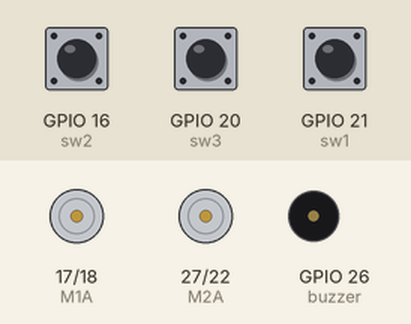
Recording of a program running on a simulated Raspberry Pi (BCM pin numbers). Shown: motor-driver pin pairs drawn as motors (green arrow = first pin HIGH = forward, orange = second pin HIGH = backward, longer = more drive), buzzer (waves = sounding, pin HIGH). The test bench sets the inputs (shaded band); at power-on: GPIO 16 (sw2) HIGH, GPIO 21 (sw1) HIGH, GPIO 20 (sw3) HIGH.

Above: at 1.2 s.
1.3 s: GPIO 16 (sw2) pulled LOW for 0.15 s
At 2.0 s:
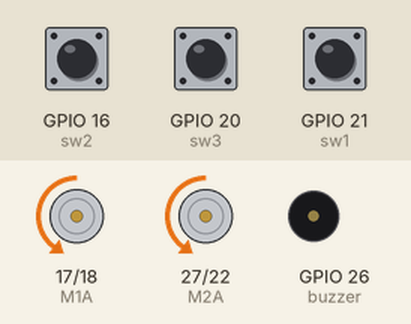
2.9 s: GPIO 21 (sw1) pulled LOW for 0.15 s
At 3.2 s:
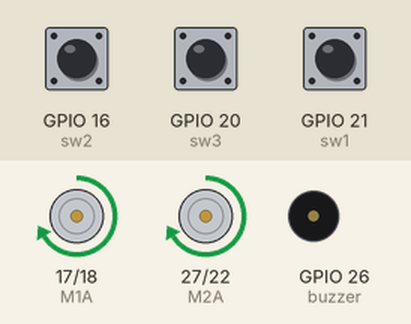
4.5 s: GPIO 20 (sw3) pulled LOW for 0.15 s
At 5.7 s:
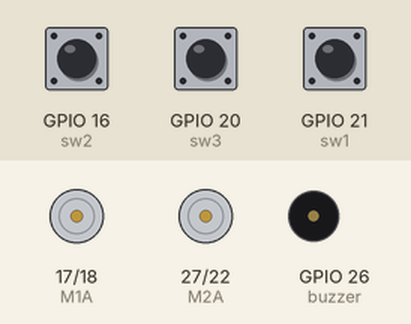
6.1 s: GPIO 16 (sw2) pulled LOW for 1 s
At 6.9 s:
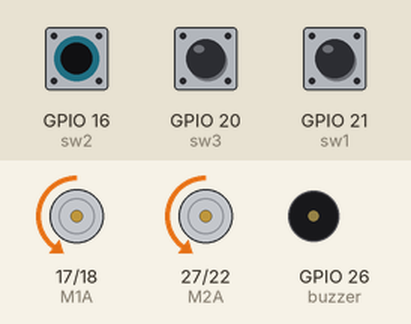
8.6 s: GPIO 20 (sw3) pulled LOW for 1 s
At 10.0 s:
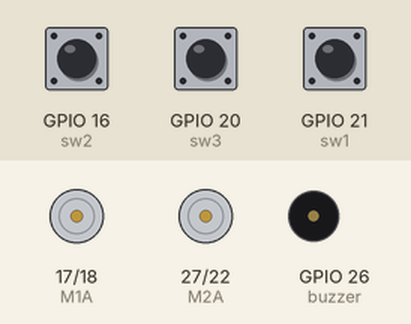
11.1 s: GPIO 16 (sw2) pulled LOW for 3.2 s
At 11.9 s:
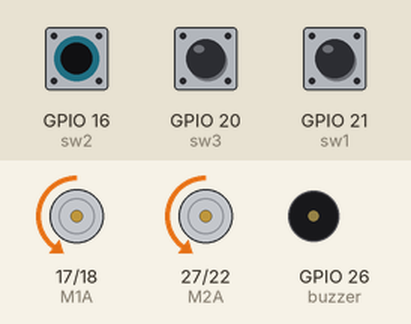
Timing chart, 0 to 14.1 s (numbered marks = the images above; inputs shaded):
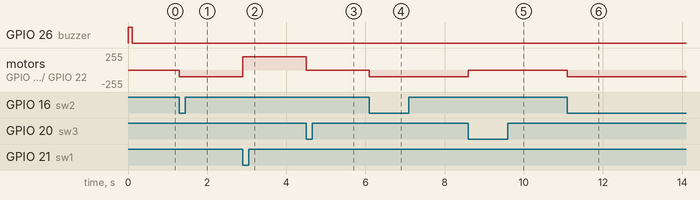

The program:

MakerDriveZero.py
```python
# Sample code to control the motor driver using raspberry pi zero

from gpiozero import LED, Button, Buzzer
import pigpio
from time import sleep

pi = pigpio.pi()

sw1 = Button(21)
sw2 = Button(16)
sw3 = Button(20)
buzzer = Buzzer(26)

M1A = 17
M1B = 18
M2A = 27
M2B = 22

pi.set_mode(M1A, pigpio.OUTPUT)
pi.set_mode(M1B, pigpio.OUTPUT)
pi.set_mode(M2A, pigpio.OUTPUT)
pi.set_mode(M2B, pigpio.OUTPUT)

def motorSpeed(speedLeft, speedRight):
    if speedLeft > 0:
        pi.set_PWM_dutycycle(M2A, speedLeft)
        pi.set_PWM_dutycycle(M2B, 0)
    else:
        pi.set_PWM_dutycycle(M2A, 0)
        pi.set_PWM_dutycycle(M2B, abs(speedLeft))

    if speedRight > 0:
        pi.set_PWM_dutycycle(M1A, speedRight)
        pi.set_PWM_dutycycle(M1B, 0)
    else:
        pi.set_PWM_dutycycle(M1A, 0)
        pi.set_PWM_dutycycle(M1B, abs(speedRight))

def sw1Pressed():
    motorSpeed(200, 200)

def sw2Pressed():
    motorSpeed(-100, -100)

def sw3Pressed():
    motorSpeed(0, 0)

sw1.when_pressed = sw1Pressed
sw2.when_pressed = sw2Pressed
sw3.when_pressed = sw3Pressed

motorSpeed(0, 0)
buzzer.beep(0.1, 0.1, 1)

try:
    while True:
        sleep(1)

except KeyboardInterrupt:
    pi.set_PWM_dutycycle(M1A, 0)
    pi.set_PWM_dutycycle(M1B, 0)
    pi.set_PWM_dutycycle(M2A, 0)
    pi.set_PWM_dutycycle(M2B, 0)
```

Measured:
- after the input at 1.3 s, motor on GPIO 17 (M1A) / GPIO 18 (M1B), motor on GPIO 27 (M2A) / GPIO 22 (M2B): stopped → backward 100/255 at once
- after the input at 2.9 s, motor on GPIO 17 (M1A) / GPIO 18 (M1B), motor on GPIO 27 (M2A) / GPIO 22 (M2B): backward 100/255 → forward 200/255 at once
- after the input at 4.5 s, motor on GPIO 17 (M1A) / GPIO 18 (M1B), motor on GPIO 27 (M2A) / GPIO 22 (M2B): forward 200/255 → stopped at once
- after the input at 6.1 s, motor on GPIO 17 (M1A) / GPIO 18 (M1B), motor on GPIO 27 (M2A) / GPIO 22 (M2B): stopped → backward 100/255 at once
- after the input at 8.6 s, motor on GPIO 17 (M1A) / GPIO 18 (M1B), motor on GPIO 27 (M2A) / GPIO 22 (M2B): backward 100/255 → stopped at once
- after the input at 11.1 s, motor on GPIO 17 (M1A) / GPIO 18 (M1B), motor on GPIO 27 (M2A) / GPIO 22 (M2B): stopped → backward 100/255 at once
